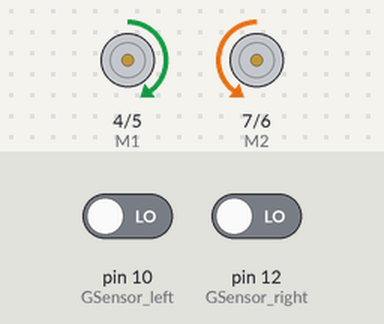
A sketch run on a simulated Arduino Uno, built with avr-gcc and run on an emulated ATmega328P. Shown: direction and speed pins drawn as motors (green arrow = direction pin HIGH = forward, orange = LOW = backward, longer = more drive). The test bench sets the inputs (shaded band); at power-on: pin 10 (GSensor_left) LOW, pin 12 (GSensor_right) LOW.

Above: at 1.2 s.
1.3 s: pin 10 (GSensor_left) driven HIGH
At 2.5 s:
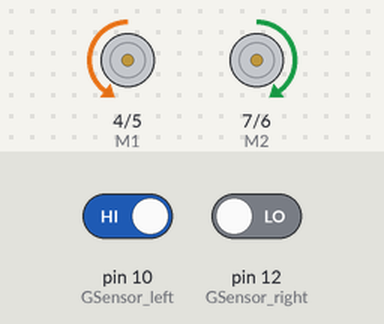
2.8 s: pin 12 (GSensor_right) driven HIGH
At 4.0 s:
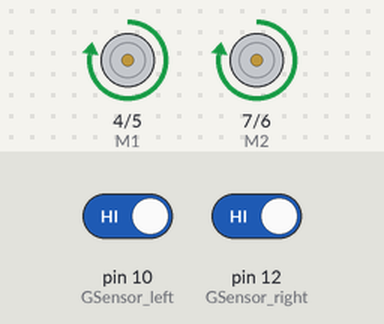
4.3 s: pin 12 (GSensor_right) driven LOW
At 4.8 s:
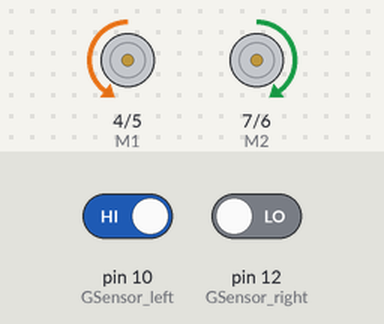
5.8 s: pin 10 (GSensor_left) driven LOW
At 6.2 s:
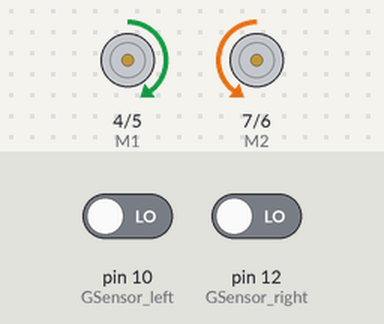
Timing chart, 0 to 8.3 s (numbered marks = the images above; inputs shaded):
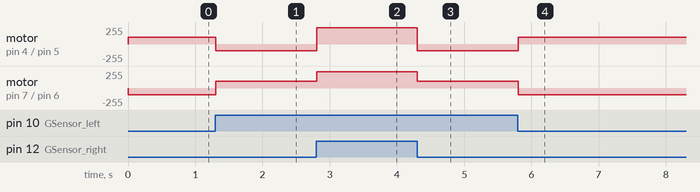

The sketch:

RobotCar_Follow_black_line.ino
```cpp
// Define: Ground Sensors
int GSensor_left = 10;
int GSensor_middle = 11;
int GSensor_right = 12;

// Define: IR Sensors
int IRSensor_left = 1;
int IRSensor_middle = 2;
int IRSensor_right = 3;

// Define: Motor
int E1 = 5;
int E2 = 6;
int M1 = 4;
int M2 = 7;

void setup()
{
  pinMode(GSensor_left, INPUT);
  pinMode(GSensor_middle, INPUT);
  pinMode(GSensor_right, INPUT);
  pinMode(IRSensor_left, INPUT);
  pinMode(IRSensor_middle, INPUT);
  pinMode(IRSensor_right, INPUT);
  pinMode(E1, OUTPUT);
  pinMode(E2, OUTPUT);
  pinMode(M1, OUTPUT);
  pinMode(M2, OUTPUT);
}

void car_stop(void)
{
  digitalWrite(E1,LOW);
  digitalWrite(E2,LOW);
}

void advance(char a, char b)
{
  analogWrite(E1, a);
  digitalWrite(M1, HIGH);
  analogWrite(E2, b);
  digitalWrite(M2, HIGH);
}

void back(char a, char b)
{
  analogWrite(E1, a);
  digitalWrite(M1, LOW);
  analogWrite(E2, b);
  digitalWrite(M2, LOW);
}

void turn_left(char a, char b)
{
  analogWrite(E1, a);
  digitalWrite(M1, HIGH);
  analogWrite(E2, b);
  digitalWrite(M2, LOW);
}

void turn_right(char a, char b)
{
  analogWrite(E1, a);
  digitalWrite(M1, LOW);
  analogWrite(E2, b);
  digitalWrite(M2, HIGH);
}

int GSensor_left_seen()
{
  return 1-digitalRead(GSensor_left);
}

int GSensor_middle_seen()
{
  return 1-digitalRead(GSensor_middle);
}

int GSensor_right_seen()
{
  return 1-digitalRead(GSensor_right);
}


/* Smooth Turning */
void smooth_turning()
{
  if(GSensor_left_seen()) {
    while(GSensor_right==0) {
      advance(50,160);
      delay(2);
    }
    turn_right(40,100);
    delay(10);
  }
  else if(GSensor_right_seen()) {
    while(GSensor_left==0) {
      advance(100,100);
      delay(2);
    }
    turn_left(40,100);
    delay(10);
  }
  else {
    advance(100,250);
    delay(5);
  }
}


/* Normal Running */
void normal_running()
{
  if(GSensor_left_seen()) {
    turn_left(100,100);
    delay(10);
  }
  else if(GSensor_right_seen()) {
    turn_right(100,100);
    delay(10);
  }
  else {
    advance(500,500);
    delay(5);
  }
}


void loop()
{
  normal_running();
}
```

Measured:
- after the input at 1.3 s, motor on pin 4 (M1) / pin 5 (E1): forward 100/255 → backward 100/255 at once; motor on pin 7 (M2) / pin 6 (E2): backward 100/255 → forward 100/255 at once
- after the input at 2.8 s, motor on pin 4 (M1) / pin 5 (E1): backward 100/255 → forward 244/255 at once; motor on pin 7 (M2) / pin 6 (E2): forward 100/255 → forward 244/255 at once
- after the input at 4.3 s, motor on pin 4 (M1) / pin 5 (E1): forward 244/255 → backward 100/255 at once; motor on pin 7 (M2) / pin 6 (E2): forward 244/255 → forward 100/255 at once
- after the input at 5.8 s, motor on pin 4 (M1) / pin 5 (E1): backward 100/255 → forward 100/255 at once; motor on pin 7 (M2) / pin 6 (E2): forward 100/255 → backward 100/255 at once
